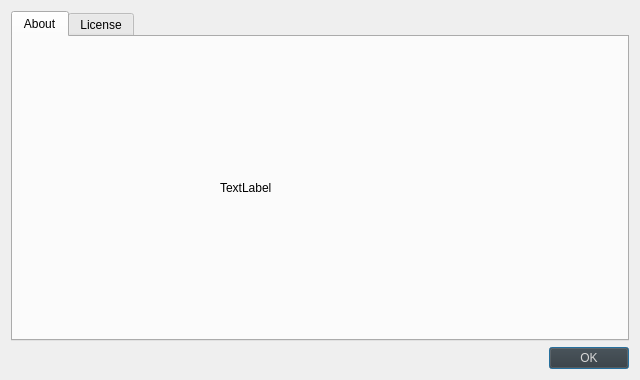
<?xml version="1.0" encoding="UTF-8"?>
<ui version="4.0">
 <class>AboutDialog</class>
 <widget class="QDialog" name="AboutDialog">
  <property name="geometry">
   <rect>
    <x>0</x>
    <y>0</y>
    <width>640</width>
    <height>380</height>
   </rect>
  </property>
  <property name="windowTitle">
   <string>Dialog</string>
  </property>
  <property name="styleSheet">
   <string notr="true">/*--------------------------------*/
/* QTextBrowser */
/*--------------------------------*/
QPlainTextEdit
{
    color: rgb(253,245,230);
    background-color: rgb(70, 70,70);
    padding: 2px 2px;
    font: 9pt &quot;Open Sans&quot;;
}
QPlainTextEdit:disabled
{
    color: rgb(100, 100,100);
}



QPushButton
{
     color: rgb(215, 215, 215);
     background-color: rgb(53,53,53);
	 font:  9pt &quot;Open Sans Semibold&quot;;
}

QPushButton:disabled
{
	color: rgb(100, 100,100);
}
</string>
  </property>
  <layout class="QVBoxLayout" name="verticalLayout">
   <item>
    <widget class="QTabWidget" name="tabWidget">
     <property name="currentIndex">
      <number>0</number>
     </property>
     <widget class="QWidget" name="tab_about">
      <attribute name="title">
       <string>About</string>
      </attribute>
      <layout class="QHBoxLayout" name="horizontalLayout">
       <property name="spacing">
        <number>25</number>
       </property>
       <item>
        <widget class="QLabel" name="lb_logo">
         <property name="maximumSize">
          <size>
           <width>200</width>
           <height>200</height>
          </size>
         </property>
         <property name="text">
          <string>TextLabel</string>
         </property>
        </widget>
       </item>
       <item>
        <layout class="QFormLayout" name="fl_about">
         <property name="formAlignment">
          <set>Qt::AlignLeading|Qt::AlignLeft|Qt::AlignVCenter</set>
         </property>
        </layout>
       </item>
      </layout>
     </widget>
     <widget class="QWidget" name="tab_license">
      <attribute name="title">
       <string>License</string>
      </attribute>
      <layout class="QHBoxLayout" name="horizontalLayout_2">
       <item>
        <widget class="QPlainTextEdit" name="pte_license">
         <property name="readOnly">
          <bool>true</bool>
         </property>
        </widget>
       </item>
      </layout>
     </widget>
    </widget>
   </item>
   <item>
    <widget class="QDialogButtonBox" name="buttonBox">
     <property name="orientation">
      <enum>Qt::Horizontal</enum>
     </property>
     <property name="standardButtons">
      <set>QDialogButtonBox::Ok</set>
     </property>
    </widget>
   </item>
  </layout>
 </widget>
 <resources/>
 <connections>
  <connection>
   <sender>buttonBox</sender>
   <signal>accepted()</signal>
   <receiver>AboutDialog</receiver>
   <slot>accept()</slot>
   <hints>
    <hint type="sourcelabel">
     <x>248</x>
     <y>254</y>
    </hint>
    <hint type="destinationlabel">
     <x>157</x>
     <y>274</y>
    </hint>
   </hints>
  </connection>
 </connections>
</ui>
